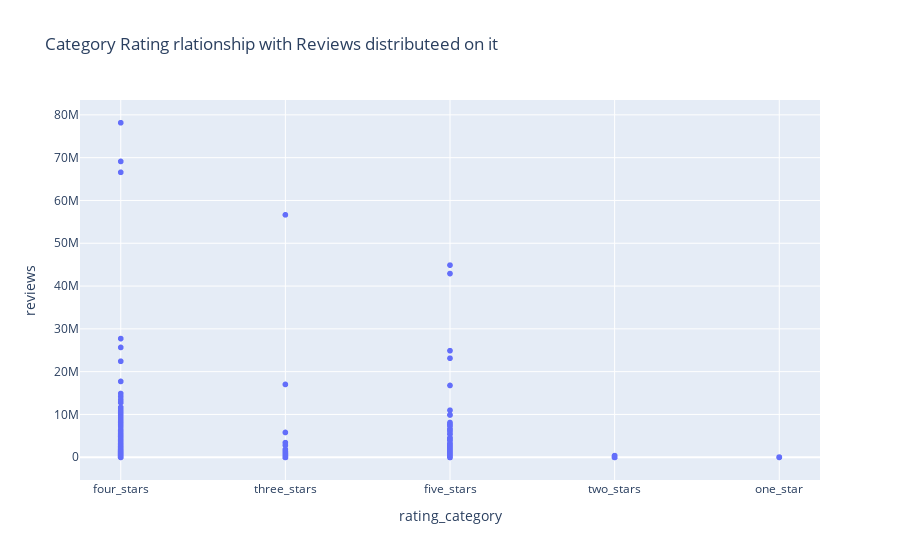

Here is the notebook cell this chart was saved with:
### Code cell
px.scatter(df_play_store_clean,x="rating_category",y="reviews", orientation="h", title="Category Rating rlationship with Reviews distributeed on it")

### Figure 1 — Plotly figure (JSON) as saved in the notebook; plotly's stock layout.template omitted (floating-point values rounded to 4 significant figures; data arrays with more than 128 entries replaced by an {"elided": "..."} marker saying what was removed)
{"data": [{"hovertemplate": "rating_category=%{x}<br>reviews=%{y}<extra></extra>", "legendgroup": "", "marker": {"color": "#636efa", "symbol": "circle"}, "mode": "markers", "name": "", "showlegend": false, "type": "scattergl", "x": {"elided": "9659 str values"}, "xaxis": "x", "y": {"elided": "9659 int values"}, "yaxis": "y"}], "layout": {"legend": {"tracegroupgap": 0}, "title": {"text": "Category Rating rlationship with Reviews distributeed on it"}, "xaxis": {"anchor": "y", "domain": [0, 1], "title": {"text": "rating_category"}}, "yaxis": {"anchor": "x", "domain": [0, 1], "title": {"text": "reviews"}}}}
